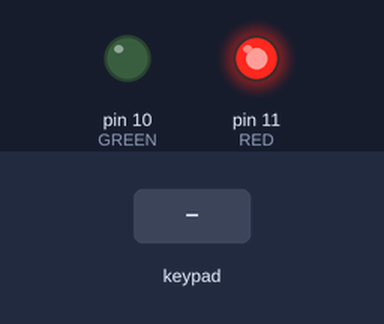
The sketch below on a simulated Arduino Uno, built with avr-gcc and run on an emulated ATmega328P. Parts: output pins drawn as LEDs (lit = HIGH). Dashed ring = blinking. The inputs (shaded band) are chosen by the test bench. What the sketch prints to the serial monitor is not drawn.

Above: at 1.2 s.
1.3 s: key '#' pressed
At 1.55 s:
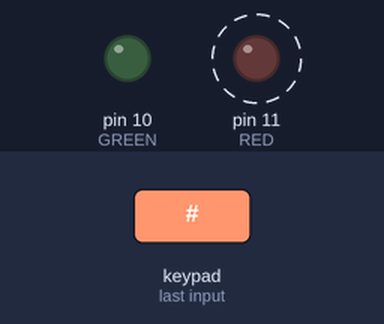
4.3 s: keypad keys 1 2 3 4 # pressed 0.4 s apart
At 6.4 s:
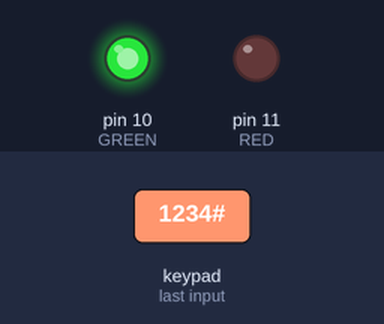
Timing chart, 0 to 10.4 s (numbered marks = the images above; inputs shaded):
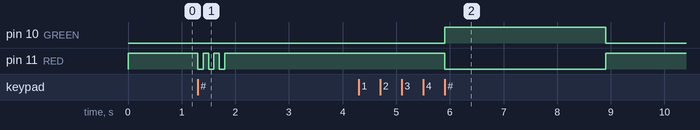

Measured:
- after the input at 1.3 s, pin 11 (RED): alternates HIGH for 0.10 s and LOW for 0.10 s, 6 changes in all, then stays HIGH, starting at once
- after the input at 4.3 s, pin 10 (GREEN): LOW → HIGH after 1.6 s, → LOW 3.0 s later; pin 11 (RED): HIGH → LOW after 1.6 s, → HIGH 3.0 s later

The sketch:

05c_keypad_password_LED_serial.ino
```cpp
#include "Keypad.h"
#define GREEN 10
#define RED 11
const byte ROWS = 4; // Ile wierszy
const byte COLS = 4; // Ile kolumn
byte rowPins[ROWS] = {9, 8, 7, 6}; //Piny wierszy
byte colPins[COLS] = {5, 4, 3, 2}; //Piny kolum
char keys[ROWS][COLS] = { //Mapowanie znaków klawiatury
  {'1','2','3','A'},
  {'4','5','6','B'},
  {'7','8','9','C'},
  {'*','0','#','D'}
};
Keypad klawiatura = Keypad( makeKeymap(keys), rowPins, colPins, ROWS, COLS );
char klucz[4] = {'1','2','3','4'}; // domyslny klucz
char proba[4];
int z=0;

void setup()
{
  pinMode(GREEN, OUTPUT);
  pinMode(RED, OUTPUT);
  Serial.begin(9600);
  Serial.println("Enter password:");
  digitalWrite(RED, HIGH);
  digitalWrite(GREEN, LOW);
}

void correctKEY() // wykonywane jak poprawny klucz
{
  Serial.println(" Password ACCEPTED...");
  digitalWrite(RED, LOW);
  digitalWrite(GREEN, HIGH);
  delay(3000);
  digitalWrite(RED, HIGH);
  digitalWrite(GREEN, LOW);
}

void incorrectKEY() // wykonywane jeśli błędny klucz
{
  z=0;
  Serial.println("Password REJECTED!");
  for (int i=0; i <3; i++){
    digitalWrite(RED, LOW);
    delay(100);
    digitalWrite(RED, HIGH);
    delay(100);
  }
}

void checkKEY()
{
   int correct=0;
   for (int i = 0; i < 4 ; i++)
   {
      if (proba[i]==klucz[i])
      {
         correct++;
      }
   }
   if (correct==4)
   {
      correctKEY();
   }
   else
   {
      incorrectKEY();
   }
   for (int zz=0; zz<4; zz++) // zerowanie hasła tymczasowego
   {
      proba[zz]=0;
   }
}

void readKeypad()
{
   char klawisz = klawiatura.getKey();
   if (klawisz)
   {
      //Serial.print(z);
      switch(klawisz)
      {
      case '*':
        z=0;
        Serial.println();
        break;
      case '#':
        checkKEY();
        break;
      default:
        Serial.print("*");
        proba[z]=klawisz;
        z++;
      }
   }
   if (z == 4){
    Serial.println();
    z=0;
   }
}

void loop()
{
   readKeypad();
}
```
